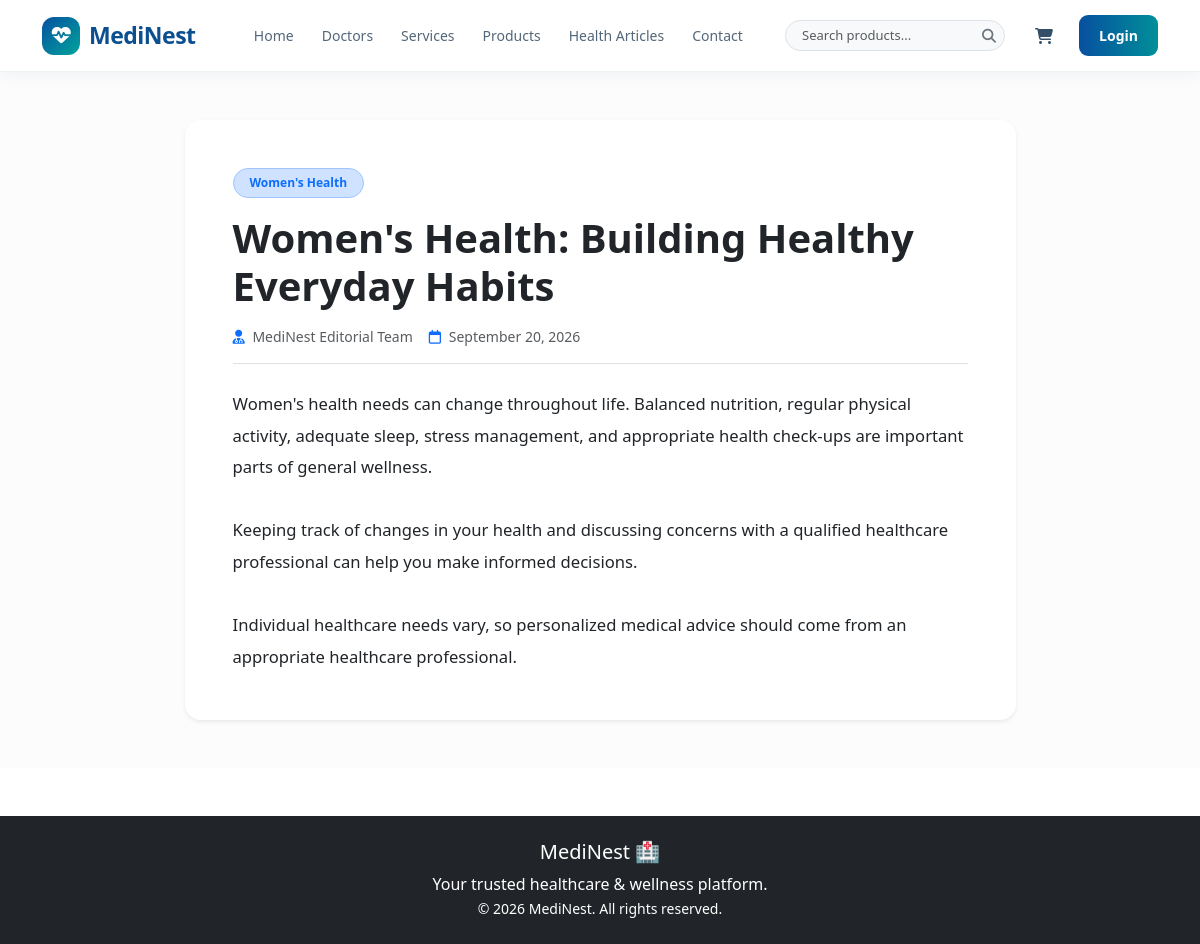
Page /blog/womens-health-building-healthy-everyday-habits/ on the committed database.
### blog/models.py (models this page shows, shortened)
class Article(models.Model):
    category = models.ForeignKey(
        ArticleCategory,
        on_delete=models.SET_NULL,
        null=True,
        blank=True,
        related_name="articles"
    )
    title = models.CharField(max_length=200)
    slug = models.SlugField(max_length=220, unique=True, blank=True)
    short_description = models.CharField(max_length=255)
    content = models.TextField()
    featured_image = models.ImageField(upload_to="blog/", blank=True, null=True)
    author = models.CharField(max_length=120, default="MediNest Editorial Team")
    published_date = models.DateTimeField(default=timezone.now)
    is_published = models.BooleanField(default=False)
    is_featured = models.BooleanField(default=False)
    created_at = models.DateTimeField(auto_now_add=True)
    updated_at = models.DateTimeField(auto_now=True)
    class Meta:
        ordering = ["-published_date", "-created_at"]
        verbose_name = "Article"
        verbose_name_plural = "Articles"

class ArticleCategory(models.Model):
    name = models.CharField(max_length=120, unique=True)
    slug = models.SlugField(max_length=150, unique=True, blank=True)
    description = models.TextField(blank=True)
    is_active = models.BooleanField(default=True)
    created_at = models.DateTimeField(auto_now_add=True)
    updated_at = models.DateTimeField(auto_now=True)
    class Meta:
        ordering = ["name"]
        verbose_name = "Article Category"
        verbose_name_plural = "Article Categories"

### blog/views.py (the view)
# urls.py: path("<slug:slug>/", article_detail, name="article_detail"),
def article_detail(request, slug):
    article = get_object_or_404(
        Article,
        slug=slug,
        is_published=True,
    )
    related_articles = Article.objects.filter(
        is_published=True,
        category=article.category,
    ).exclude(pk=article.pk).order_by("-published_date", "-created_at")[:4]
    context = {
        "article": article,
        "related_articles": related_articles,
    }
    return render(request, "blog/article_detail.html", context)

### blog/templates/blog/article_detail.html (shortened to what this page needs)
{% extends "base.html" %}
{% block content %}
<section class="py-5 bg-light-subtle">
    <div class="container">
        <div class="row justify-content-center">
            <div class="col-lg-9">
                <div class="card border-0 shadow-sm rounded-4 overflow-hidden">
                    <div class="card-body p-4 p-lg-5">
                        {% if article.category %}
                        <span
                            class="badge bg-primary-subtle text-primary border border-primary-subtle rounded-pill px-3 py-2 mb-3">
                            {{ article.category.name }}
                        </span>
                        {% endif %}
                        <h1 class="fw-bold text-dark mb-3">{{ article.title }}</h1>
                        <div class="d-flex flex-wrap gap-3 text-muted small mb-4 border-bottom pb-3">
                            <span><i class="fa-solid fa-user-doctor me-1 text-primary"></i> {{ article.author }}</span>
                            <span><i class="fa-regular fa-calendar me-1 text-primary"></i>
                                {{article.published_date|date:"F d, Y" }}</span>
                        </div>
                        <div class="article-content text-dark" style="line-height: 1.9; font-size: 1.04rem;">
                            {{ article.content|linebreaksbr }}
                        </div>
                    </div>
                </div>
            </div>
        </div>
    </div>
</section>
{% endblock %}

### rows in the picture
Article: category.name "Women's Health", title "Women's Health: Building Healthy Everyday Habits", author "MediNest Editorial Team", published_date "September 20, 2026", content "Women's health needs can change throughout life. Balanced nutrition, regular physical activity, adequate sleep, stress management, and appropriate health check-ups are important parts of general wellness. Keeping track of changes in your health and discussing concerns with a qualified healthcare professional can help you make informed decisions. Individual healthcare needs vary, so personalized medical advice should come from an appropriate healthcare professional."
